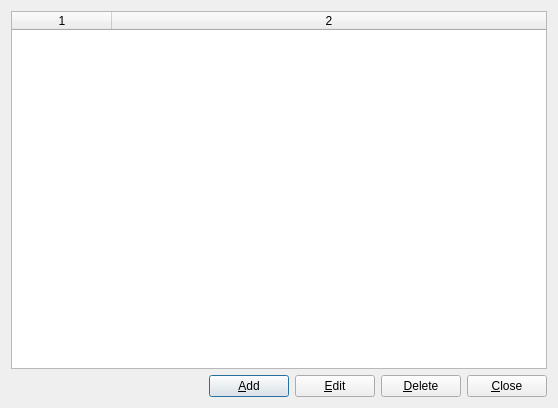
<?xml version="1.0" encoding="UTF-8"?>
<ui version="4.0">
 <class>manageMonsterStoreFormClass</class>
 <widget class="QDialog" name="manageMonsterStoreFormClass">
  <property name="geometry">
   <rect>
    <x>0</x>
    <y>0</y>
    <width>558</width>
    <height>408</height>
   </rect>
  </property>
  <property name="maximumSize">
   <size>
    <width>16777215</width>
    <height>16777215</height>
   </size>
  </property>
  <property name="windowTitle">
   <string>Manage Monster Store</string>
  </property>
  <layout class="QVBoxLayout" name="verticalLayout">
   <item>
    <widget class="QTableWidget" name="tableWidgetMonsterStore">
     <property name="editTriggers">
      <set>QAbstractItemView::NoEditTriggers</set>
     </property>
     <property name="tabKeyNavigation">
      <bool>true</bool>
     </property>
     <property name="showDropIndicator" stdset="0">
      <bool>true</bool>
     </property>
     <property name="selectionMode">
      <enum>QAbstractItemView::SingleSelection</enum>
     </property>
     <property name="selectionBehavior">
      <enum>QAbstractItemView::SelectRows</enum>
     </property>
     <property name="columnCount">
      <number>2</number>
     </property>
     <attribute name="horizontalHeaderStretchLastSection">
      <bool>true</bool>
     </attribute>
     <attribute name="verticalHeaderVisible">
      <bool>false</bool>
     </attribute>
     <column/>
     <column/>
    </widget>
   </item>
   <item>
    <layout class="QHBoxLayout" name="horizontalLayout">
     <item>
      <spacer name="horizontalSpacer">
       <property name="orientation">
        <enum>Qt::Horizontal</enum>
       </property>
       <property name="sizeHint" stdset="0">
        <size>
         <width>40</width>
         <height>20</height>
        </size>
       </property>
      </spacer>
     </item>
     <item>
      <widget class="QPushButton" name="pushButtonAdd">
       <property name="text">
        <string>&amp;Add</string>
       </property>
       <property name="icon">
        <iconset resource="../res/global.qrc">
         <normaloff>:/commonEditor.UI/res/gtk-add.svg</normaloff>:/commonEditor.UI/res/gtk-add.svg</iconset>
       </property>
      </widget>
     </item>
     <item>
      <widget class="QPushButton" name="pushButtonEdit">
       <property name="text">
        <string>&amp;Edit</string>
       </property>
       <property name="icon">
        <iconset resource="../res/global.qrc">
         <normaloff>:/commonEditor.UI/res/gtk-edit.svg</normaloff>:/commonEditor.UI/res/gtk-edit.svg</iconset>
       </property>
      </widget>
     </item>
     <item>
      <widget class="QPushButton" name="pushButtonDelete">
       <property name="text">
        <string>&amp;Delete</string>
       </property>
       <property name="icon">
        <iconset resource="../res/global.qrc">
         <normaloff>:/commonEditor.UI/res/gtk-delete.svg</normaloff>:/commonEditor.UI/res/gtk-delete.svg</iconset>
       </property>
      </widget>
     </item>
     <item>
      <widget class="QPushButton" name="pushButtonClose">
       <property name="text">
        <string>&amp;Close</string>
       </property>
      </widget>
     </item>
    </layout>
   </item>
  </layout>
 </widget>
 <tabstops>
  <tabstop>tableWidgetMonsterStore</tabstop>
  <tabstop>pushButtonAdd</tabstop>
  <tabstop>pushButtonEdit</tabstop>
  <tabstop>pushButtonDelete</tabstop>
  <tabstop>pushButtonClose</tabstop>
 </tabstops>
 <resources>
  <include location="../res/global.qrc"/>
 </resources>
 <connections/>
</ui>
